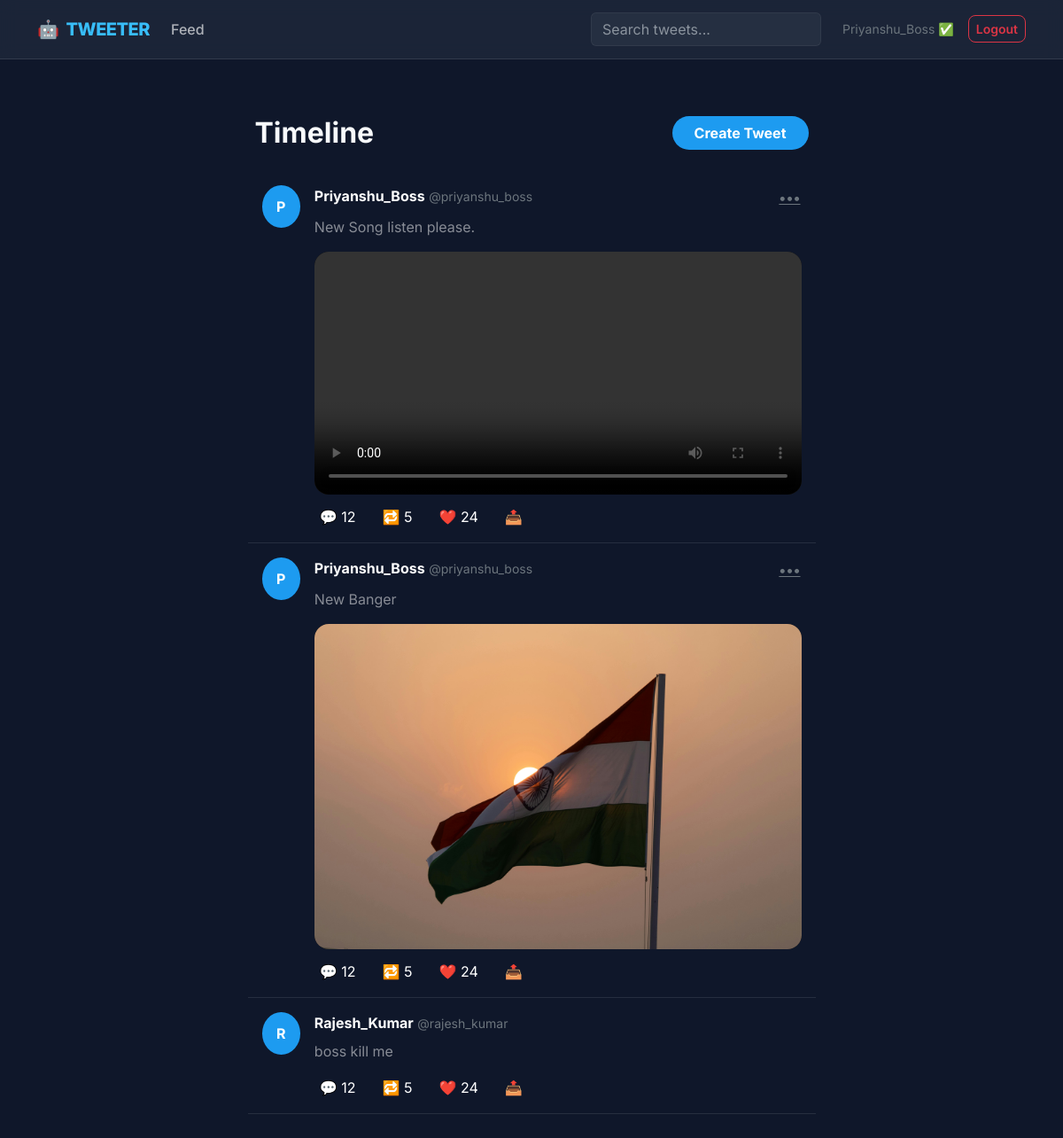
Page /tweet/ (signed in) on the committed database.
### tweet/models.py (models this page shows, shortened)
class Tweet(models.Model):
    user=models.ForeignKey(User,on_delete=models.CASCADE)
    text=models.TextField(max_length=150)
    photo=models.ImageField(upload_to='photos/',blank=True,null=True)
    video=models.FileField(upload_to='videos/',blank=True,null=True)
    created_at=models.DateTimeField(auto_now_add=True)
    updated_at=models.DateTimeField(auto_now=True)

### tweet/views.py (the view)
# urls.py: path('', views.tweet_list,name='tweet_list'),
def tweet_list(request):
    tweets=Tweet.objects.all().order_by('-created_at')
    return render(request,'tweet_list.html',{'tweets':tweets})

### tweet/templates/tweet_list.html (shortened to what this page needs)
{% extends "layout.html" %}
{% block content %}
<div class="row justify-content-center">
    <div class="col-12 col-lg-7">
        <div class="d-flex justify-content-between align-items-center mb-4 pt-3 px-2">
            <h2 class="fw-bold mb-0">Timeline</h2>
            <a class="btn btn-tweet px-4" href="{% url 'tweet_create' %}">
                Create Tweet
            </a>
        </div>
        <div class="tweet-container">
            {% for tweet in tweets %}
            <div class="tweet-card p-3 border-bottom border-secondary border-opacity-25">
                <div class="d-flex gap-3">
                    <div class="avatar">
                        {{ tweet.user.username|first|upper }}
                    </div>
                    <div class="w-100">
                        <div class="d-flex justify-content-between">
                            <div>
                                <span class="fw-bold text-white">{{ tweet.user.username }}</span>
                                <span class="text-secondary small">@{{ tweet.user.username|lower }}</span>
                            </div>
                            {% if tweet.user == user %}
                            <div class="dropdown">
                                <button class="btn btn-link text-secondary p-0" data-bs-toggle="dropdown">
                                    •••
                                </button>
                            </div>
                            {% endif %}
                        </div>
                        <p class="mt-2 text-white-50">
                            {{ tweet.text }}
                        </p>
                        {% if tweet.photo %}
                        <div class="media-wrapper">
                            <img src="{{ tweet.photo.url }}" alt="Tweet image">
                        </div>
                        {% elif tweet.video %}
                        <div class="media-wrapper">
                            <video controls>
                                <source src="{{ tweet.video.url }}">
                            </video>
                        </div>
                        {% endif %}
                        <div class="actions">
                            <button class="btn-action hover-blue">💬 12</button>
                            <button class="btn-action hover-green">🔁 5</button>
                            <button class="btn-action hover-red">❤️ 24</button>
                            <button class="btn-action hover-blue" onclick="copyUrl()">📤</button>
                        </div>
                    </div>
                </div>
            </div>
            {% empty %}
            <div class="text-center py-5 text-secondary">
                <h4>No tweets yet.</h4>
            </div>
            {% endfor %}
        </div>
    </div>
</div>
{% endblock %}

### templates/layout.html (shortened to what this page needs)
{% load static %}
<!doctype html>
<html lang="en" data-bs-theme="dark">
<head>
    <link href="https://cdn.jsdelivr.net/npm/bootstrap@5.3.0/dist/css/bootstrap.min.css" rel="stylesheet">
</head>
<body>
    <nav class="navbar navbar-expand-lg sticky-top">
        <div class="container">
            <a class="navbar-brand d-flex align-items-center" href="{% url 'tweet_list' %}">
                <span class="me-2">🤖</span> TWEETER
            </a>
            <div class="collapse navbar-collapse" id="navContent">
                <ul class="navbar-nav me-auto mb-2 mb-lg-0">
                    <li class="nav-item">
                        <a class="nav-link" href="{% url 'tweet_list' %}">Feed</a>
                    </li>
                </ul>
                <form class="d-flex me-3" role="search">
                    <input class="form-control me-2" type="search" placeholder="Search tweets..." aria-label="Search">
                </form>
                <div class="d-flex align-items-center gap-2">
                    {% if user.is_authenticated %}
                        <span class="text-secondary me-2 small">{{ user.username }} ✅</span>
                        <form method="post" action="{% url 'logout' %}" class="m-0">
                            <button class="btn btn-outline-danger btn-sm" type="submit">Logout</button>
                        </form>
                    {% else %}
                        <a href="{% url 'login' %}" class="btn btn-link text-decoration-none text-light">Login</a>
                        <a href="{% url 'register' %}" class="btn btn-primary">Sign Up</a>
                    {% endif %}
                </div>
            </div>
        </div>
    </nav>
    <main class="container main-container">
        {% block content %}{% endblock %}
    </main>
</body>
</html>

### templates/layout.html (style rules this page uses)
body { font-family: 'Inter', sans-serif; background-color: #0f172a; color: #f8fafc; }
.navbar { backdrop-filter: blur(10px); background-color: rgba(30, 41, 59, 0.8) !important; border-bottom: 1px solid rgba(255, 255, 255, 0.1); padding: 0.8rem 1rem; }
.navbar-brand { font-weight: 800; letter-spacing: -0.5px; color: #38bdf8 !important; }
.nav-link { font-weight: 500; transition: color 0.3s ease; }
.main-container { margin-top: 3rem; margin-bottom: 3rem; min-height: 80vh; }
.btn { border-radius: 8px; font-weight: 600; transition: all 0.2s ease; }
.form-control { background-color: rgba(255, 255, 255, 0.05); border: 1px solid rgba(255, 255, 255, 0.1); color: white; }

### tweet/templates/tweet_list.html (style rules this page uses)
.avatar { width: 48px; height: 48px; background: #1d9bf0; border-radius: 50%; color: white; font-weight: bold; display: flex; align-items: center; justify-content: center; }
.media-wrapper { margin-top: 10px; border-radius: 16px; overflow: hidden; background: #000; }
.media-wrapper img, .media-wrapper video { width: 100%; max-height: 500px; object-fit: contain; display: block; }
.actions { display: flex; gap: 18px; margin-top: 12px; color: #71767b; }
.btn-action { background: none; border: none; cursor: pointer; }
.btn-tweet { background: #1d9bf0; color: white; border-radius: 999px; font-weight: 700; }

### rows in the picture
Tweet: user.username|first "P", user.username "Priyanshu_Boss", user.username "priyanshu_boss", text "New Song listen please."
Tweet: user.username|first "P", user.username "Priyanshu_Boss", user.username "priyanshu_boss", text "New Banger", photo (picture)
Tweet: user.username|first "R", user.username "Rajesh_Kumar", user.username "rajesh_kumar", text "boss kill me"

### other values in the picture
{{ user.username }} "Priyanshu_Boss"
